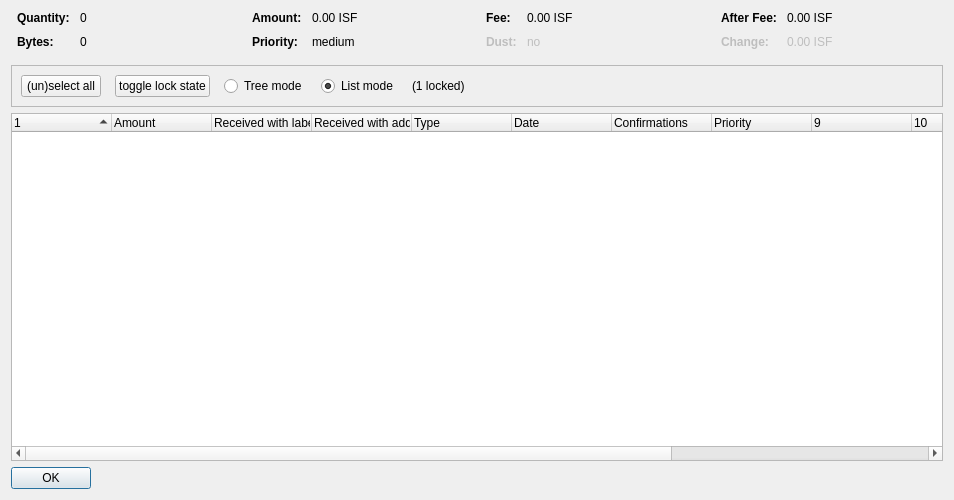
<?xml version="1.0" encoding="UTF-8"?>
<ui version="4.0">
 <class>CoinControlDialog</class>
 <widget class="QDialog" name="CoinControlDialog">
  <property name="geometry">
   <rect>
    <x>0</x>
    <y>0</y>
    <width>954</width>
    <height>500</height>
   </rect>
  </property>
  <property name="windowTitle">
   <string>Coin Selection</string>
  </property>
  <layout class="QVBoxLayout" name="verticalLayout">
   <item>
    <layout class="QHBoxLayout" name="horizontalLayoutTop" stretch="0,0,0,0">
     <property name="topMargin">
      <number>0</number>
     </property>
     <property name="bottomMargin">
      <number>10</number>
     </property>
     <item>
      <layout class="QFormLayout" name="formLayoutCoinControl1">
       <property name="horizontalSpacing">
        <number>10</number>
       </property>
       <property name="verticalSpacing">
        <number>10</number>
       </property>
       <property name="leftMargin">
        <number>6</number>
       </property>
       <property name="rightMargin">
        <number>6</number>
       </property>
       <item row="0" column="0">
        <widget class="QLabel" name="labelCoinControlQuantityText">
         <property name="font">
          <font>
           <weight>75</weight>
           <bold>true</bold>
          </font>
         </property>
         <property name="text">
          <string>Quantity:</string>
         </property>
        </widget>
       </item>
       <item row="0" column="1">
        <widget class="QLabel" name="labelCoinControlQuantity">
         <property name="cursor">
          <cursorShape>IBeamCursor</cursorShape>
         </property>
         <property name="contextMenuPolicy">
          <enum>Qt::ActionsContextMenu</enum>
         </property>
         <property name="text">
          <string notr="true">0</string>
         </property>
         <property name="textInteractionFlags">
          <set>Qt::LinksAccessibleByMouse|Qt::TextSelectableByKeyboard|Qt::TextSelectableByMouse</set>
         </property>
        </widget>
       </item>
       <item row="1" column="0">
        <widget class="QLabel" name="labelCoinControlBytesText">
         <property name="font">
          <font>
           <weight>75</weight>
           <bold>true</bold>
          </font>
         </property>
         <property name="text">
          <string>Bytes:</string>
         </property>
        </widget>
       </item>
       <item row="1" column="1">
        <widget class="QLabel" name="labelCoinControlBytes">
         <property name="cursor">
          <cursorShape>IBeamCursor</cursorShape>
         </property>
         <property name="contextMenuPolicy">
          <enum>Qt::ActionsContextMenu</enum>
         </property>
         <property name="text">
          <string notr="true">0</string>
         </property>
         <property name="textInteractionFlags">
          <set>Qt::LinksAccessibleByMouse|Qt::TextSelectableByKeyboard|Qt::TextSelectableByMouse</set>
         </property>
        </widget>
       </item>
      </layout>
     </item>
     <item>
      <layout class="QFormLayout" name="formLayoutCoinControl2">
       <property name="horizontalSpacing">
        <number>10</number>
       </property>
       <property name="verticalSpacing">
        <number>10</number>
       </property>
       <property name="leftMargin">
        <number>6</number>
       </property>
       <property name="rightMargin">
        <number>6</number>
       </property>
       <item row="0" column="0">
        <widget class="QLabel" name="labelCoinControlAmountText">
         <property name="font">
          <font>
           <weight>75</weight>
           <bold>true</bold>
          </font>
         </property>
         <property name="text">
          <string>Amount:</string>
         </property>
        </widget>
       </item>
       <item row="0" column="1">
        <widget class="QLabel" name="labelCoinControlAmount">
         <property name="cursor">
          <cursorShape>IBeamCursor</cursorShape>
         </property>
         <property name="contextMenuPolicy">
          <enum>Qt::ActionsContextMenu</enum>
         </property>
         <property name="text">
          <string notr="true">0.00 ISF</string>
         </property>
         <property name="textInteractionFlags">
          <set>Qt::LinksAccessibleByMouse|Qt::TextSelectableByKeyboard|Qt::TextSelectableByMouse</set>
         </property>
        </widget>
       </item>
       <item row="1" column="0">
        <widget class="QLabel" name="labelCoinControlPriorityText">
         <property name="font">
          <font>
           <weight>75</weight>
           <bold>true</bold>
          </font>
         </property>
         <property name="text">
          <string>Priority:</string>
         </property>
        </widget>
       </item>
       <item row="1" column="1">
        <widget class="QLabel" name="labelCoinControlPriority">
         <property name="cursor">
          <cursorShape>IBeamCursor</cursorShape>
         </property>
         <property name="contextMenuPolicy">
          <enum>Qt::ActionsContextMenu</enum>
         </property>
         <property name="text">
          <string>medium</string>
         </property>
         <property name="textInteractionFlags">
          <set>Qt::LinksAccessibleByMouse|Qt::TextSelectableByKeyboard|Qt::TextSelectableByMouse</set>
         </property>
        </widget>
       </item>
      </layout>
     </item>
     <item>
      <layout class="QFormLayout" name="formLayoutCoinControl3">
       <property name="horizontalSpacing">
        <number>10</number>
       </property>
       <property name="verticalSpacing">
        <number>10</number>
       </property>
       <property name="leftMargin">
        <number>6</number>
       </property>
       <property name="rightMargin">
        <number>6</number>
       </property>
       <item row="0" column="0">
        <widget class="QLabel" name="labelCoinControlFeeText">
         <property name="font">
          <font>
           <weight>75</weight>
           <bold>true</bold>
          </font>
         </property>
         <property name="text">
          <string>Fee:</string>
         </property>
        </widget>
       </item>
       <item row="0" column="1">
        <widget class="QLabel" name="labelCoinControlFee">
         <property name="cursor">
          <cursorShape>IBeamCursor</cursorShape>
         </property>
         <property name="contextMenuPolicy">
          <enum>Qt::ActionsContextMenu</enum>
         </property>
         <property name="text">
          <string notr="true">0.00 ISF</string>
         </property>
         <property name="textInteractionFlags">
          <set>Qt::LinksAccessibleByMouse|Qt::TextSelectableByKeyboard|Qt::TextSelectableByMouse</set>
         </property>
        </widget>
       </item>
       <item row="1" column="0">
        <widget class="QLabel" name="labelCoinControlLowOutputText">
         <property name="enabled">
          <bool>false</bool>
         </property>
         <property name="font">
          <font>
           <weight>75</weight>
           <bold>true</bold>
          </font>
         </property>
         <property name="text">
          <string>Dust:</string>
         </property>
        </widget>
       </item>
       <item row="1" column="1">
        <widget class="QLabel" name="labelCoinControlLowOutput">
         <property name="enabled">
          <bool>false</bool>
         </property>
         <property name="cursor">
          <cursorShape>IBeamCursor</cursorShape>
         </property>
         <property name="contextMenuPolicy">
          <enum>Qt::ActionsContextMenu</enum>
         </property>
         <property name="text">
          <string>no</string>
         </property>
         <property name="textInteractionFlags">
          <set>Qt::LinksAccessibleByMouse|Qt::TextSelectableByKeyboard|Qt::TextSelectableByMouse</set>
         </property>
        </widget>
       </item>
      </layout>
     </item>
     <item>
      <layout class="QFormLayout" name="formLayoutCoinControl4">
       <property name="horizontalSpacing">
        <number>10</number>
       </property>
       <property name="verticalSpacing">
        <number>10</number>
       </property>
       <property name="leftMargin">
        <number>6</number>
       </property>
       <property name="rightMargin">
        <number>6</number>
       </property>
       <item row="0" column="0">
        <widget class="QLabel" name="labelCoinControlAfterFeeText">
         <property name="font">
          <font>
           <weight>75</weight>
           <bold>true</bold>
          </font>
         </property>
         <property name="text">
          <string>After Fee:</string>
         </property>
        </widget>
       </item>
       <item row="0" column="1">
        <widget class="QLabel" name="labelCoinControlAfterFee">
         <property name="cursor">
          <cursorShape>IBeamCursor</cursorShape>
         </property>
         <property name="contextMenuPolicy">
          <enum>Qt::ActionsContextMenu</enum>
         </property>
         <property name="text">
          <string notr="true">0.00 ISF</string>
         </property>
         <property name="textInteractionFlags">
          <set>Qt::LinksAccessibleByMouse|Qt::TextSelectableByKeyboard|Qt::TextSelectableByMouse</set>
         </property>
        </widget>
       </item>
       <item row="1" column="0">
        <widget class="QLabel" name="labelCoinControlChangeText">
         <property name="enabled">
          <bool>false</bool>
         </property>
         <property name="font">
          <font>
           <weight>75</weight>
           <bold>true</bold>
          </font>
         </property>
         <property name="text">
          <string>Change:</string>
         </property>
        </widget>
       </item>
       <item row="1" column="1">
        <widget class="QLabel" name="labelCoinControlChange">
         <property name="enabled">
          <bool>false</bool>
         </property>
         <property name="cursor">
          <cursorShape>IBeamCursor</cursorShape>
         </property>
         <property name="contextMenuPolicy">
          <enum>Qt::ActionsContextMenu</enum>
         </property>
         <property name="text">
          <string notr="true">0.00 ISF</string>
         </property>
         <property name="textInteractionFlags">
          <set>Qt::LinksAccessibleByMouse|Qt::TextSelectableByKeyboard|Qt::TextSelectableByMouse</set>
         </property>
        </widget>
       </item>
      </layout>
     </item>
    </layout>
   </item>
   <item>
    <widget class="QFrame" name="frame">
     <property name="minimumSize">
      <size>
       <width>0</width>
       <height>40</height>
      </size>
     </property>
     <property name="frameShape">
      <enum>QFrame::StyledPanel</enum>
     </property>
     <property name="frameShadow">
      <enum>QFrame::Sunken</enum>
     </property>
     <layout class="QHBoxLayout" name="horizontalLayout">
      <item>
       <layout class="QHBoxLayout" name="horizontalLayoutPanel" stretch="0,0,0,0,0,0">
        <property name="spacing">
         <number>14</number>
        </property>
        <item>
         <widget class="QPushButton" name="pushButtonSelectAll">
          <property name="sizePolicy">
           <sizepolicy hsizetype="Maximum" vsizetype="Fixed">
            <horstretch>0</horstretch>
            <verstretch>0</verstretch>
           </sizepolicy>
          </property>
          <property name="text">
           <string>(un)select all</string>
          </property>
          <property name="autoDefault">
           <bool>false</bool>
          </property>
         </widget>
        </item>
        <item>
         <widget class="QPushButton" name="pushButtonToggleLock">
          <property name="sizePolicy">
           <sizepolicy hsizetype="Maximum" vsizetype="Fixed">
            <horstretch>0</horstretch>
            <verstretch>0</verstretch>
           </sizepolicy>
          </property>
          <property name="text">
           <string>toggle lock state</string>
          </property>
          <property name="autoDefault">
           <bool>false</bool>
          </property>
         </widget>
        </item>
        <item>
         <widget class="QRadioButton" name="radioTreeMode">
          <property name="sizePolicy">
           <sizepolicy hsizetype="Maximum" vsizetype="Fixed">
            <horstretch>0</horstretch>
            <verstretch>0</verstretch>
           </sizepolicy>
          </property>
          <property name="text">
           <string>Tree mode</string>
          </property>
         </widget>
        </item>
        <item>
         <widget class="QRadioButton" name="radioListMode">
          <property name="sizePolicy">
           <sizepolicy hsizetype="Maximum" vsizetype="Fixed">
            <horstretch>0</horstretch>
            <verstretch>0</verstretch>
           </sizepolicy>
          </property>
          <property name="text">
           <string>List mode</string>
          </property>
          <property name="checked">
           <bool>true</bool>
          </property>
         </widget>
        </item>
        <item>
         <widget class="QLabel" name="labelLocked">
          <property name="text">
           <string>(1 locked)</string>
          </property>
         </widget>
        </item>
        <item>
         <spacer name="horizontalSpacer">
          <property name="orientation">
           <enum>Qt::Horizontal</enum>
          </property>
          <property name="sizeHint" stdset="0">
           <size>
            <width>40</width>
            <height>20</height>
           </size>
          </property>
         </spacer>
        </item>
       </layout>
      </item>
     </layout>
    </widget>
   </item>
   <item>
    <widget class="CoinControlTreeWidget" name="treeWidget">
     <property name="contextMenuPolicy">
      <enum>Qt::CustomContextMenu</enum>
     </property>
     <property name="sortingEnabled">
      <bool>false</bool>
     </property>
     <property name="columnCount">
      <number>13</number>
     </property>
     <attribute name="headerShowSortIndicator" stdset="0">
      <bool>true</bool>
     </attribute>
     <attribute name="headerStretchLastSection">
      <bool>false</bool>
     </attribute>
     <column>
      <property name="text">
       <string/>
      </property>
     </column>
     <column>
      <property name="text">
       <string>Amount</string>
      </property>
     </column>
     <column>
      <property name="text">
       <string>Received with label</string>
      </property>
     </column>
     <column>
      <property name="text">
       <string>Received with address</string>
      </property>
     </column>
     <column>
      <property name="text">
       <string>Type</string>
      </property>
     </column>
     <column>
      <property name="text">
       <string>Date</string>
      </property>
     </column>
     <column>
      <property name="text">
       <string>Confirmations</string>
      </property>
      <property name="toolTip">
       <string>Confirmed</string>
      </property>
     </column>
     <column>
      <property name="text">
       <string>Priority</string>
      </property>
     </column>
     <column>
      <property name="text">
       <string/>
      </property>
     </column>
     <column>
      <property name="text">
       <string/>
      </property>
     </column>
     <column>
      <property name="text">
       <string/>
      </property>
     </column>
     <column>
      <property name="text">
       <string/>
      </property>
     </column>
     <column>
      <property name="text">
       <string/>
      </property>
     </column>
    </widget>
   </item>
   <item>
    <widget class="QDialogButtonBox" name="buttonBox">
     <property name="sizePolicy">
      <sizepolicy hsizetype="Maximum" vsizetype="Fixed">
       <horstretch>0</horstretch>
       <verstretch>0</verstretch>
      </sizepolicy>
     </property>
     <property name="orientation">
      <enum>Qt::Horizontal</enum>
     </property>
     <property name="standardButtons">
      <set>QDialogButtonBox::Ok</set>
     </property>
    </widget>
   </item>
  </layout>
 </widget>
 <customwidgets>
  <customwidget>
   <class>CoinControlTreeWidget</class>
   <extends>QTreeWidget</extends>
   <header>coincontroltreewidget.h</header>
  </customwidget>
 </customwidgets>
 <resources/>
 <connections/>
</ui>
